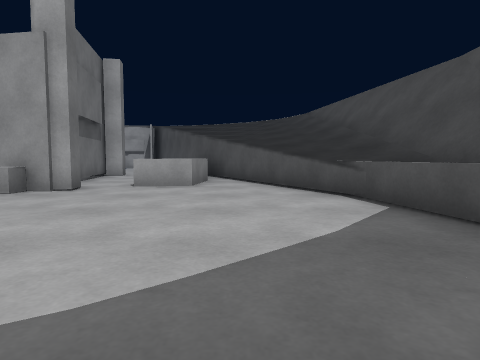
view 1 (above)

12 first-person views from a walk through a 3-D level made in the Unity game engine. The camera is 0.68 m above the floor, tilts 4° down and sees 75° across. The floor is counted in squares, 1 m on a side. Each view is taken from the middle of a square. On the plan, view 1 faces up. The plan holds only what a view shows up to about 10 squares ahead; the rest is blank. The place goes on beyond the plan. The player character is not drawn.

view 2
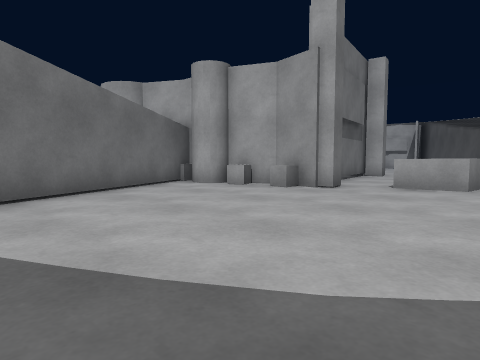

view 3
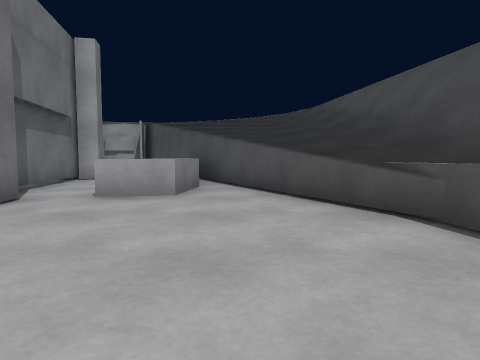

view 4
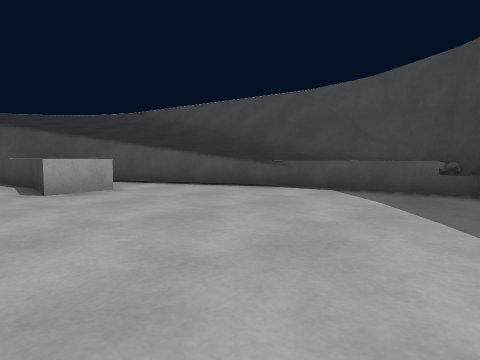

view 5
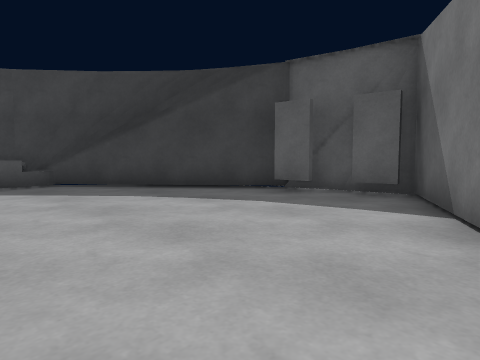

view 6
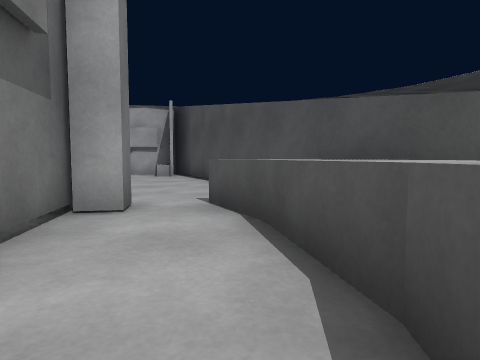

view 7
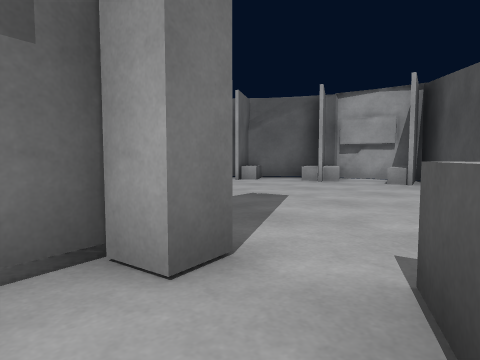

view 8
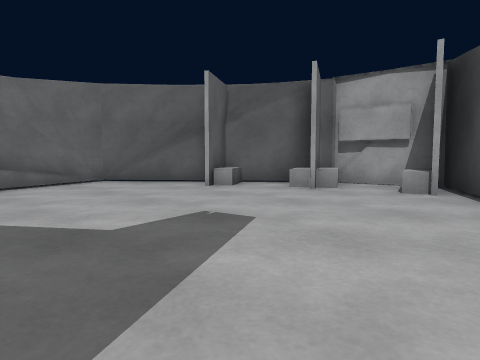

view 9
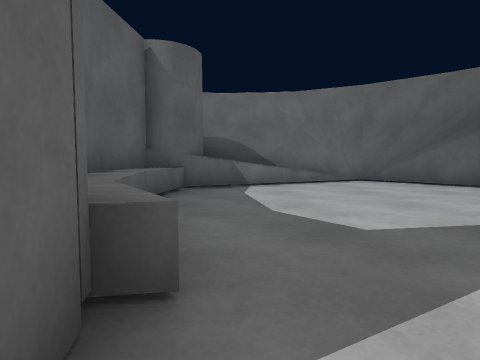

view 10
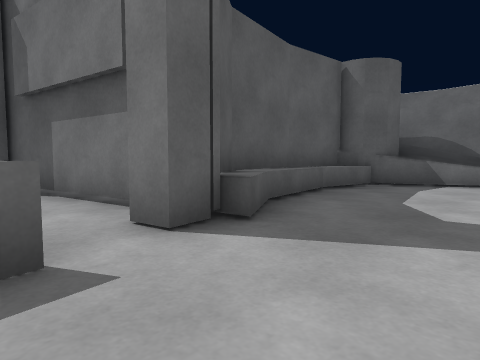

view 11
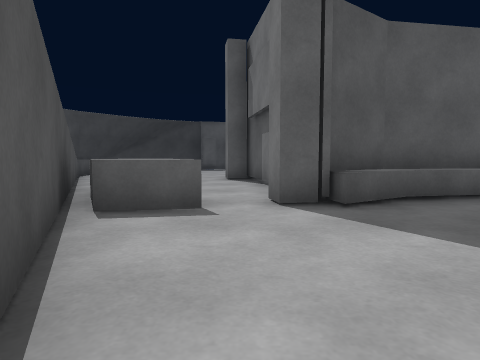

view 12
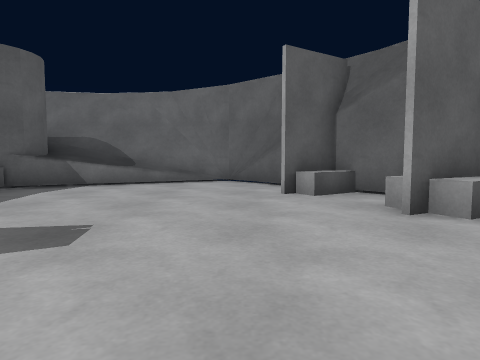

### Floor plan
Key: @ floor where view 1 was taken; # wall or solid block; . floor; / step, stairs or slope; ^ raised ledge.
Columns run from 14 left of view 1 to 4 right of it. Each row starts with its distance up from view 1.
 21      #####
 20     ###.^##
 19   ##^.^...#
 18  ##.#.....##
 17 ##.........#
 16 #/.........##
 15 #/..........#
 14 #//.........#
 13 #//........^^#
 12 #/##...^^#.^^#
 11 ##########..^^#
 10          #..^^#
  9          #..^^^^^
  8          #..^^.^^
  7         ###....^^^
  6       ###^......^^#
  5       #.........^^#
  4       ##.........^#
  3        #.........##
  2        #.........##
  1        ##.......##
  0         #.....@##
 -1         ##..####
 -2          #####

Where each view was taken, in squares from view 1:
view 1: 0 up, 0 right, facing up
view 2: 0 up, 0 right, facing up-left
view 3: 2 up, 0 right, facing up
view 4: 1 up, 4 left, facing up-right
view 5: 4 up, 6 left, facing down-right
view 6: 8 up, 3 left, facing up
view 7: 11 up, 3 left, facing up-left
view 8: 13 up, 4 left, facing up-left
view 9: 13 up, 4 left, facing left
view 10: 15 up, 3 left, facing down-left
view 11: 17 up, 4 left, facing down
view 12: 17 up, 4 left, facing left
